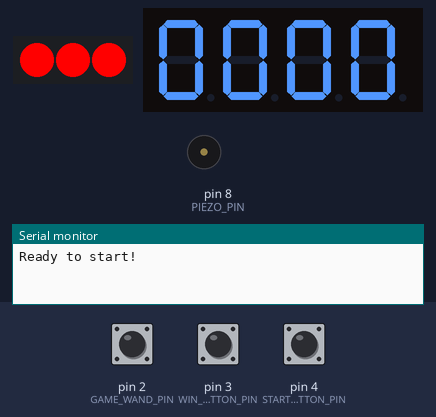
Recording of a sketch running on a simulated Arduino Uno, built with avr-gcc and run on an emulated ATmega328P. Parts: 3 RGB LEDs in strip order, left to right, 4-digit seven-segment display, buzzer (waves = sounding), the last lines printed to the serial monitor. Inputs (shaded band) come from the test bench; at power-on: pin 4 (START_BUTTON_PIN) HIGH, pin 3 (WIN_BUTTON_PIN) HIGH, pin 2 (GAME_WAND_PIN) HIGH.

Above: at 1.2 s.
1.3 s: pin 4 (START_BUTTON_PIN) pulled LOW for 0.15 s
At 1.52 s:
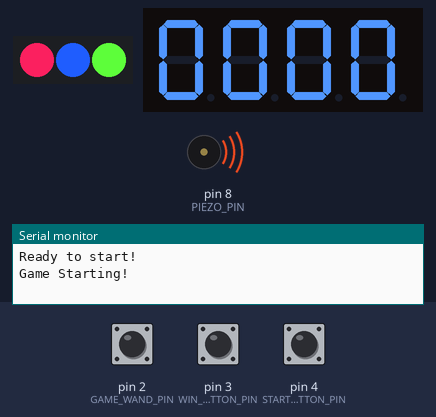
2.0 s: pin 3 (WIN_BUTTON_PIN) pulled LOW for 3.2 s
At 4.31 s:
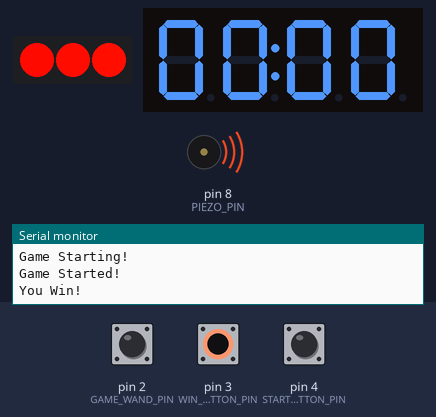
5.8 s: pin 4 (START_BUTTON_PIN) pulled LOW for 3.2 s
At 9.32 s:
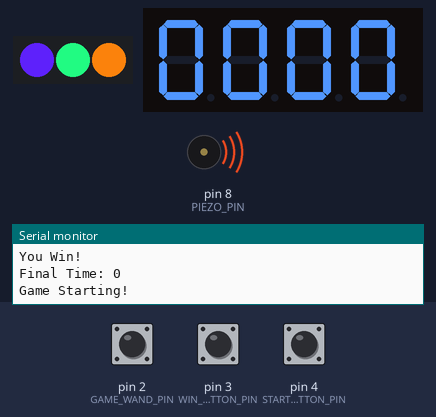
9.6 s: pin 2 (GAME_WAND_PIN) pulled LOW for 1 s
At 10.83 s:
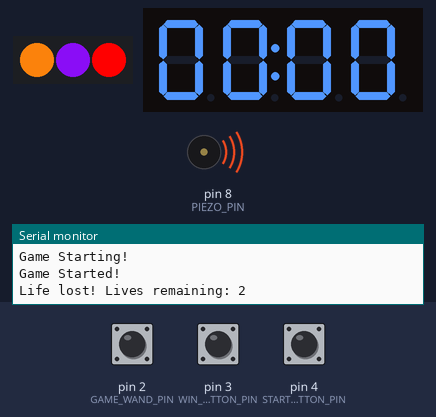
11.2 s: pin 3 (WIN_BUTTON_PIN) pulled LOW for 3.2 s
At 13.75 s:
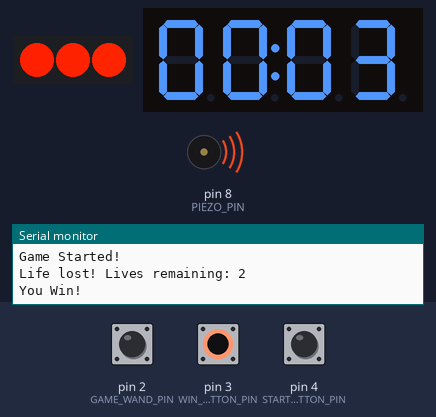
Timing chart, 0 to 16.0 s (numbered marks = the images above; inputs shaded):
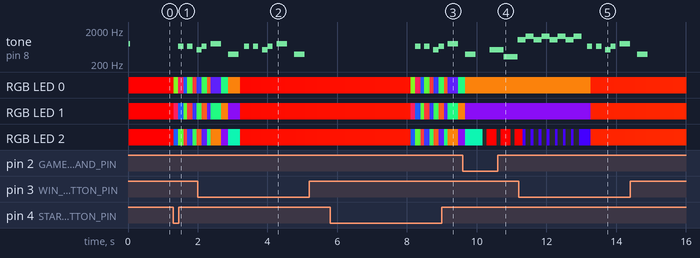

Measured:
- after the input at 1.3 s, tone on pin 8 (PIEZO_PIN): plays 659 Hz for 0.15 s, 659 Hz for 0.15 s, 523 Hz for 0.04 s, starting after 0.14 s; RGB LED 0: RGB(255, 0, 0) → RGB(128, 243, 31) at once, → RGB(243, 31, 92) 0.13 s later, → RGB(31, 92, 253) 0.15 s later, → RGB(92, 253, 58) 0.11 s later, … (6 changes in this stretch)
- after the input at 2.0 s, the display: first differs from a run without the input after 1.2 s (image 2 shows a later state)
- after the input at 5.8 s, tone on pin 8 (PIEZO_PIN): plays 659 Hz for 0.15 s, 659 Hz for 0.15 s, 523 Hz for 0.15 s, 659 Hz for 0.15 s, 784 Hz for 0.30 s, starting after 2.4 s; the display: first differs from a run without the input after 2.3 s (image 3 shows a later state)

The sketch:

buzz-game-neopixel-clk.ino
```cpp
#include <TM1637Display.h>
#include <Adafruit_NeoPixel.h>

// ----------- TM1637 Display ----------
#define TM_CLK 9
#define TM_DIO 10
TM1637Display display(TM_CLK, TM_DIO);

// ----------- NeoPixel Setup ----------
#define NEOPIXEL_PIN 6
#define NUM_PIXELS 3
Adafruit_NeoPixel pixels(NUM_PIXELS, NEOPIXEL_PIN, NEO_GRB + NEO_KHZ800);

// ----------- Sounds ----------
#define PIEZO_PIN 8

// ----------- Game Inputs ----------
#define GAME_WAND_PIN 2
#define WIN_BUTTON_PIN 3
#define START_BUTTON_PIN 4

// ----------- Constants ----------
const int INITIAL_LIVES = 3;
const unsigned long DEBOUNCE_DELAY = 500;

// ----------- Mario Theme ----------
const int MARIO_THEME_FREQ[] = {
  659, 659, 0, 659, 0, 523, 659, 0, 784, 0, 392
};
const int MARIO_THEME_DUR[] = {
  150, 150, 110, 150, 110, 150, 150, 110, 300, 200, 300
};
const int MARIO_THEME_LENGTH = sizeof(MARIO_THEME_FREQ) / sizeof(MARIO_THEME_FREQ[0]);

// ----------- Sounds ----------
const int LIFE_LOST_FREQ[] = {659, 523, 330};
const int GAME_OVER_FREQ[] = {523, 494, 466, 440, 415, 392};
const int GAME_OVER_DURATIONS[] = {300, 300, 300, 300, 400, 800};
const int GAME_START_FREQ[] = {659, 659, 659, 523, 784, 698, 659};
const int GAME_START_DURATIONS[] = {150, 150, 150, 200, 150, 150, 300};

const int LIFE_LOST_TONE_DURATION = 200;
const int LIFE_LOST_LED_ON_DELAY = 120;
const int LIFE_LOST_LED_OFF_DELAY = 80;

// ----------- Colors ----------
uint32_t COLOR_HEART   = 0xFF0000;
uint32_t COLOR_OFF     = 0x000000;
uint32_t COLOR_YELLOW  = 0xFFFF00;

// ----------- Game State ----------
enum GameState {
  WAITING_TO_START,
  STARTING,
  PLAYING,
  LIFE_LOST,
  GAME_OVER,
  WIN
};
GameState gameState = WAITING_TO_START;

int lives = INITIAL_LIVES;
unsigned long gameStartTime = 0;
unsigned long gameEndTime = 0;

// ----------- Input State ----------
bool lastWandState = HIGH;
unsigned long lastWandTouchTime = 0;

// ----------- Animation/Sound State ----------
unsigned long animationStartTime = 0;
int animationStep = 0;


void setup() {
  Serial.begin(9600);

  pixels.begin();
  pixels.show();
  updateLivesDisplay();

  pinMode(GAME_WAND_PIN, INPUT_PULLUP);
  pinMode(START_BUTTON_PIN, INPUT_PULLUP);
  pinMode(WIN_BUTTON_PIN, INPUT_PULLUP);

  pinMode(PIEZO_PIN, OUTPUT);

  display.setBrightness(0x0f);
  display.clear();

  tone(PIEZO_PIN, 800, 40);
  delay(60);
  noTone(PIEZO_PIN);

  Serial.println("Ready to start!");
}

void loop() {
  unsigned long currentTime = millis();

  switch (gameState) {
    case WAITING_TO_START:
      handleWaitingToStart(currentTime);
      break;
    case STARTING:
      handleStarting(currentTime);
      break;
    case PLAYING:
      handlePlaying(currentTime);
      break;
    case LIFE_LOST:
      handleLifeLost(currentTime);
      break;
    case GAME_OVER:
      handleGameOver(currentTime);
      break;
    case WIN:
      handleWin(currentTime);
      break;
  }
}

// =================================================================
// State Handlers
// =================================================================

void handleWaitingToStart(unsigned long currentTime) {
  display.showNumberDec(0, true, 4, 0);
  if (digitalRead(START_BUTTON_PIN) == LOW) {
    Serial.println("Game Starting!");
    gameState = STARTING;
    animationStep = 0;
    animationStartTime = currentTime;
    resetGame();
  }
}

void handleStarting(unsigned long currentTime) {
  // This state plays the Mario theme at the beginning of the game.
  bool finished = playMarioTheme(currentTime);
  if (finished) {
    Serial.println("Game Started!");
    gameState = PLAYING;
    gameStartTime = currentTime;
  }
}

void handlePlaying(unsigned long currentTime) {
  // Update clock display
  int elapsed = (currentTime - gameStartTime) / 1000;
  int minutes = elapsed / 60;
  int seconds = elapsed % 60;
  int time_display = minutes * 100 + seconds;
  display.showNumberDecEx(time_display, 0b01000000, true, 4, 0);

  // Check for wand touch
  if (checkWandTouch(currentTime)) {
    lives--;
    Serial.print("Life lost! Lives remaining: ");
    Serial.println(lives);

    gameState = LIFE_LOST;
    animationStep = 0;
    animationStartTime = currentTime;

    if (lives == 0) {
      gameEndTime = lastWandTouchTime;
    }
  }

  // Check for win
  if (digitalRead(WIN_BUTTON_PIN) == LOW) {
    gameEndTime = currentTime;
    Serial.println("You Win!");
    gameState = WIN;
    animationStep = 0;
    animationStartTime = currentTime;
  }
}

void handleLifeLost(unsigned long currentTime) {
  bool finished = playLoseLifeAnimation(currentTime);
  if (finished) {
    updateLivesDisplay();
    if (lives > 0) {
      gameState = PLAYING;
    } else {
      Serial.println("Game Over!");
      gameState = GAME_OVER;
      animationStep = 0;
      animationStartTime = currentTime;
      showFinalTime();
    }
  }
}

void handleGameOver(unsigned long currentTime) {
  bool finished = playGameOverAnimation(currentTime);
  if (finished) {
    gameState = WAITING_TO_START;
  }
}

void handleWin(unsigned long currentTime) {
  bool finished = playMarioTheme(currentTime); // Play Mario on win

  // Also do a rainbow pixel effect
  for (int i = 0; i < NUM_PIXELS; i++) {
    pixels.setPixelColor(i, pixels.ColorHSV((currentTime / 10 + i * 256 / NUM_PIXELS) % 65535));
  }
  pixels.show();

  // After 3 seconds, go back to waiting
  if (currentTime - animationStartTime > 3000) {
    showFinalTime();
    gameState = WAITING_TO_START;
  }
}


// =================================================================
// Game Logic & Animations (Non-Blocking)
// =================================================================

void resetGame() {
  lives = INITIAL_LIVES;
  updateLivesDisplay();
}

void showFinalTime() {
  unsigned long finalTime = (gameEndTime - gameStartTime) / 1000;
  Serial.print("Final Time: ");
  Serial.println(finalTime);
  int minutes = finalTime / 60;
  int seconds = finalTime % 60;
  int time_display = minutes * 100 + seconds;
  display.showNumberDecEx(time_display, 0b01000000, true, 4, 0);
}

void updateLivesDisplay() {
  for (int i = 0; i < NUM_PIXELS; i++) {
    if (i < lives)
      pixels.setPixelColor(i, COLOR_HEART);
    else
      pixels.setPixelColor(i, COLOR_OFF);
  }
  pixels.show();
}

bool checkWandTouch(unsigned long currentTime) {
  bool wandTouched = (digitalRead(GAME_WAND_PIN) == LOW);
  if (wandTouched && !lastWandState && (currentTime - lastWandTouchTime > DEBOUNCE_DELAY)) {
    lastWandTouchTime = currentTime;
    lastWandState = true;
    return true;
  }
  if (!wandTouched) {
    lastWandState = false;
  }
  return false;
}

bool playMarioTheme(unsigned long currentTime) {
  if (animationStep >= MARIO_THEME_LENGTH) {
    noTone(PIEZO_PIN);
    return true; // Finished
  }

  // Animate pixels
  for (int j = 0; j < NUM_PIXELS; j++) {
    uint32_t color = pixels.Color(
      (uint8_t)(sin((animationStep + j) * 2.0) * 127 + 128),
      (uint8_t)(sin((animationStep + j) * 2.0 + 2) * 127 + 128),
      (uint8_t)(sin((animationStep + j) * 2.0 + 4) * 127 + 128)
    );
    pixels.setPixelColor(j, color);
  }
  pixels.show();

  if (currentTime - animationStartTime >= MARIO_THEME_DUR[animationStep]) {
    noTone(PIEZO_PIN);
    animationStep++;
    animationStartTime = currentTime;
    if (animationStep < MARIO_THEME_LENGTH && MARIO_THEME_FREQ[animationStep] > 0) {
      tone(PIEZO_PIN, MARIO_THEME_FREQ[animationStep]);
    }
  }
  return false; // Not finished
}

bool playLoseLifeAnimation(unsigned long currentTime) {
  int ledIndex = lives; // `lives` is already decremented, so it's the index of the light to flash

  // This animation has 3 tones and 8 "tinkles"
  const int totalSteps = 3 + 8;
  if (animationStep >= totalSteps) {
    noTone(PIEZO_PIN);
    return true; // Finished
  }

  unsigned long timeInAnimation = currentTime - animationStartTime;

  if (animationStep < 3) { // The first 3 tones
    unsigned long stepDuration = LIFE_LOST_TONE_DURATION + LIFE_LOST_LED_ON_DELAY + LIFE_LOST_LED_OFF_DELAY;
    if (timeInAnimation < LIFE_LOST_TONE_DURATION) {
      if (animationStep == 0 && timeInAnimation == 0) tone(PIEZO_PIN, LIFE_LOST_FREQ[animationStep]);
    } else if (timeInAnimation < stepDuration - LIFE_LOST_LED_OFF_DELAY) {
      pixels.setPixelColor(ledIndex, COLOR_OFF);
      pixels.show();
    } else {
      pixels.setPixelColor(ledIndex, COLOR_HEART);
      pixels.show();
    }

    if (timeInAnimation >= stepDuration) {
      noTone(PIEZO_PIN);
      animationStep++;
      animationStartTime = currentTime;
      if (animationStep < 3) tone(PIEZO_PIN, LIFE_LOST_FREQ[animationStep]);
    }
  } else { // The 8 tinkles
    int tinkleStep = animationStep - 3;
    int tinkle[] = {1047, 1319};
    unsigned long stepDuration = 150 + 50 + 30;

    if (timeInAnimation < 150) {
       if (tinkleStep == 0 && timeInAnimation == 0) tone(PIEZO_PIN, tinkle[tinkleStep % 2]);
    } else if (timeInAnimation < 150 + 50) {
      pixels.setPixelColor(ledIndex, 0x4400FF);
      pixels.show();
    } else {
      pixels.setPixelColor(ledIndex, COLOR_OFF);
      pixels.show();
    }

    if (timeInAnimation >= stepDuration) {
      noTone(PIEZO_PIN);
      animationStep++;
      animationStartTime = currentTime;
      if (animationStep < totalSteps) tone(PIEZO_PIN, tinkle[(animationStep - 3) % 2]);
    }
  }

  return false; // Not finished
}

bool playGameOverAnimation(unsigned long currentTime) {
  const int totalSteps = 6;
  if (animationStep >= totalSteps) {
    noTone(PIEZO_PIN);
    return true; // Finished
  }

  unsigned long stepDuration = GAME_OVER_DURATIONS[animationStep];
  unsigned long timeInAnimation = currentTime - animationStartTime;

  if (timeInAnimation < stepDuration / 2) {
    // Set pixel colors
    for (int j = 0; j < NUM_PIXELS; j++) {
      if ((animationStep + j) % 2 == 0) pixels.setPixelColor(j, COLOR_HEART);
      else pixels.setPixelColor(j, COLOR_YELLOW);
    }
    pixels.show();
    // Start tone only at the beginning of the step
    if (timeInAnimation == 0) {
       tone(PIEZO_PIN, GAME_OVER_FREQ[animationStep]);
    }
  } else {
    // Turn pixels off
    for (int j = 0; j < NUM_PIXELS; j++) {
      pixels.setPixelColor(j, COLOR_OFF);
    }
    pixels.show();
  }

  if (timeInAnimation >= stepDuration) {
    noTone(PIEZO_PIN);
    animationStep++;
    animationStartTime = currentTime;
  }

  return false; // Not finished
}
```
